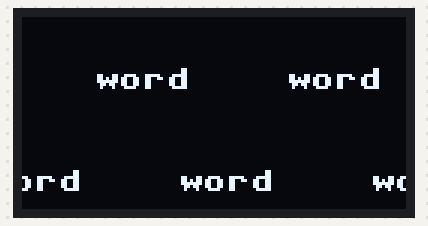
Simulated run of this program. Board: Raspberry Pi Pico running MicroPython. On the bench: 128×64 one-colour display. Library files of the repository ran but are not shown: ssd1306.py; what the program prints to the serial console is not drawn. At 14.2 s the program stops and its outputs stay as they are.

Above: at 0.16 s.
At 1.88 s:
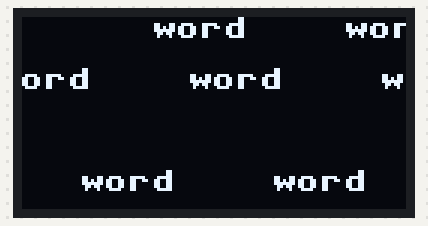
At 3.6 s:
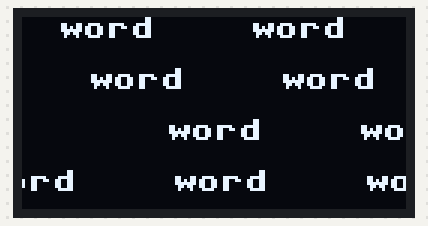
At 7.14 s:
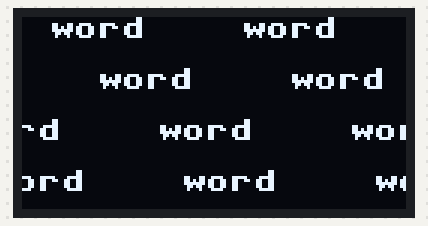
At 10.68 s:
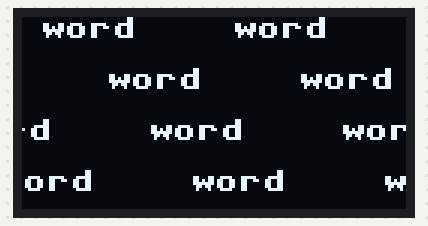
At 14.2 s:
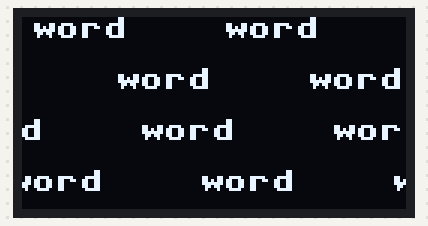

The program:

scrolling_words.py
```python
# Pico OLED Demo
#
# This project is a demo of using the RP2040 Pi Pico and a SSD1306 OLED display with Micropython.
# It demos creating and moving rectangles on the screen!
#
# Created by Nathaniel Evry @NathanielEvry on 2023-04-22
# My GitHub: https://github.com/altometer
# GitHub Project Repo: https://github.com/altometer/pico-oled-demo
#
# Web-hosted Pico2040 simulator for this project:
# https://wokwi.com/projects/362799539846585345

import random
import math
import utime
from machine import I2C, Pin
from ssd1306 import SSD1306_I2C


SCREEN_WIDTH = 128
SCREEN_HEIGHT = 64

i2c = I2C(0, scl=Pin(1), sda=Pin(0))
utime.sleep_ms(50)  # delay to setup screen
oled = SSD1306_I2C(SCREEN_WIDTH, SCREEN_HEIGHT, i2c)


def sleep(s: int = 0):
    # I'm lazy and I want my own sleep in seconds call.
    print(f"sleeping for {s} seconds...")
    utime.sleep_ms(s * 1000)


def bootlogo():
    print("running bootlogo")

    ### Effect
    # word    word    word   ->#
    # --------------------------#
    # <- word    word    word  #
    # word    word    word   ->#
    # <- word    word    word  #
    #                          #

    msg = "word    word    word    word    word    word    word    word    word    word    word    word    word    word    word    word    word    word    word    word    word"
    x = SCREEN_WIDTH + 10
    y = 0

    x2 = -1000
    x3 = SCREEN_WIDTH + 10 + 100
    x4 = -1100

    timeOfwordScroll = 5.00

    while x > SCREEN_WIDTH * -timeOfwordScroll:
        oled.fill(0)
        oled.text(msg, x, y)
        oled.text(msg, x2, y + 17)
        oled.text(msg, x3, y + 34)
        oled.text(msg, x4, y + 51)

        oled.show()
        utime.sleep_ms(50)
        x -= 5
        x2 += 5
        x3 -= 5
        x4 += 5

    print("bootlogo complete")


bootlogo()
```
